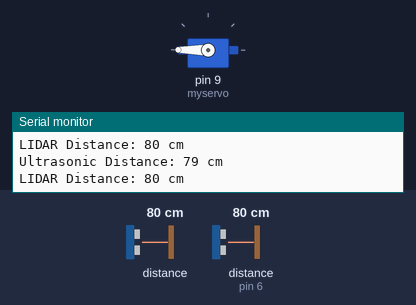
A sketch run on a simulated Arduino Uno, built with avr-gcc and run on an emulated ATmega328P. Shown: servo, the last lines printed to the serial monitor. Wiring (inferred from the names in the program): ultrasonic range finder: trigger pin 7; echo pin 6. The test bench sets the inputs (shaded band); at power-on: distance to the obstacle (sensor on pin 6) 80 cm, distance to the obstacle 80 cm. The echo pulse lasts 58.3 µs per cm.

Above: at 1.3 s.
1.4 s: distance to the obstacle (sensor on pin 6) set to 66 cm
2.9 s: distance to the obstacle (sensor on pin 6) set to 57 cm
At 3.8 s:
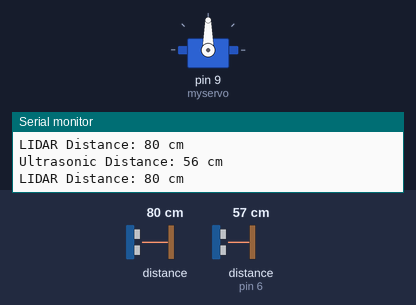
4.6 s: distance to the obstacle (sensor on pin 6) set to 32 cm
6.1 s: distance to the obstacle (sensor on pin 6) set to 28 cm
At 6.7 s:
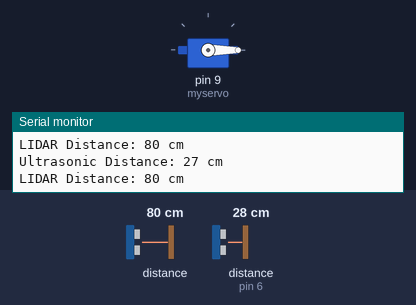
7.6 s: distance to the obstacle (sensor on pin 6) set to 35 cm
At 8.0 s:
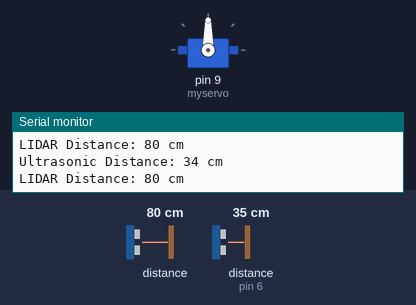
9.2 s: distance to the obstacle (sensor on pin 6) set to 2 cm
At 10.6 s:
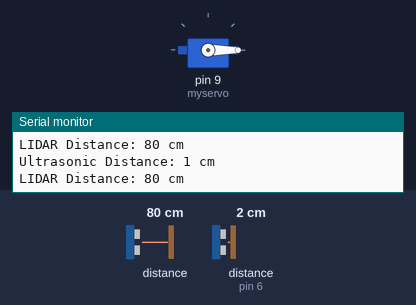
Timing chart, 0 to 11.7 s (numbered marks = the images above; inputs shaded):
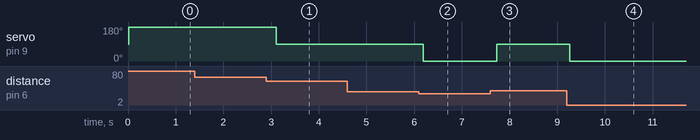

Measured:
- the behaviour switches between 61 and 60 cm on distance to the obstacle (sensor on pin 6) (found by bisection; images 0 and 1)
- the behaviour switches between 31 and 30 cm on distance to the obstacle (sensor on pin 6) (found by bisection; images 1 and 2)
- after the input at 2.9 s, servo on pin 9 (myservo): 180° → 90° after 0.21 s
- after the input at 6.1 s, servo on pin 9 (myservo): 90° → 0° after 0.09 s
- after the input at 7.6 s, servo on pin 9 (myservo): 0° → 90° after 0.13 s
- after the input at 9.2 s, servo on pin 9 (myservo): 90° → 0° after 0.07 s

The sketch:

sketch_apr1a.ino
```cpp
#include <Wire.h>
#include <LIDARLite.h>
#include <Servo.h>

const int trigPin = 7; // trig pin of the ultrasonic sensor
const int echoPin = 6; // echo pin of the ultrasonic sensor
LIDARLite lidar; // create a LIDARLite object
Servo myservo; // create a servo object

void setup() {
  Serial.begin(9600); // initialize serial communication
  pinMode(trigPin, OUTPUT); // set the trig pin as an output
  pinMode(echoPin, INPUT); // set the echo pin as an input
  lidar.begin(0, true); // initialize the LIDARLite sensor with default I2C address
  myservo.attach(9); // attach the servo to pin 9
}

void loop() {
  // send a pulse to the trig pin
  digitalWrite(trigPin, LOW);
  delayMicroseconds(2);
  digitalWrite(trigPin, HIGH);
  delayMicroseconds(10);
  digitalWrite(trigPin, LOW);

  // measure the duration of the echo pulse
  long duration = pulseIn(echoPin, HIGH);

  // calculate the distance in cm using the ultrasonic sensor
  int distance = duration * 0.034 / 2;

  // measure the distance in cm using the LIDARLite sensor
  int lidarDistance = lidar.distance();

  // print the distances to the serial monitor
  Serial.print("Ultrasonic Distance: ");
  Serial.print(distance);
  Serial.println(" cm");

  Serial.print("LIDAR Distance: ");
  Serial.print(lidarDistance);
  Serial.println(" cm");

  // move the servo based on the distance measured by the ultrasonic sensor
  if (distance < 30) {
    myservo.write(0); // turn the servo to 0 degrees
  } else if (distance >= 30 && distance < 60) {
    myservo.write(90); // turn the servo to 90 degrees
  } else {
    myservo.write(180); // turn the servo to 180 degrees
  }

  // delay for 500 milliseconds before taking another measurement
  delay(500);
}
```
